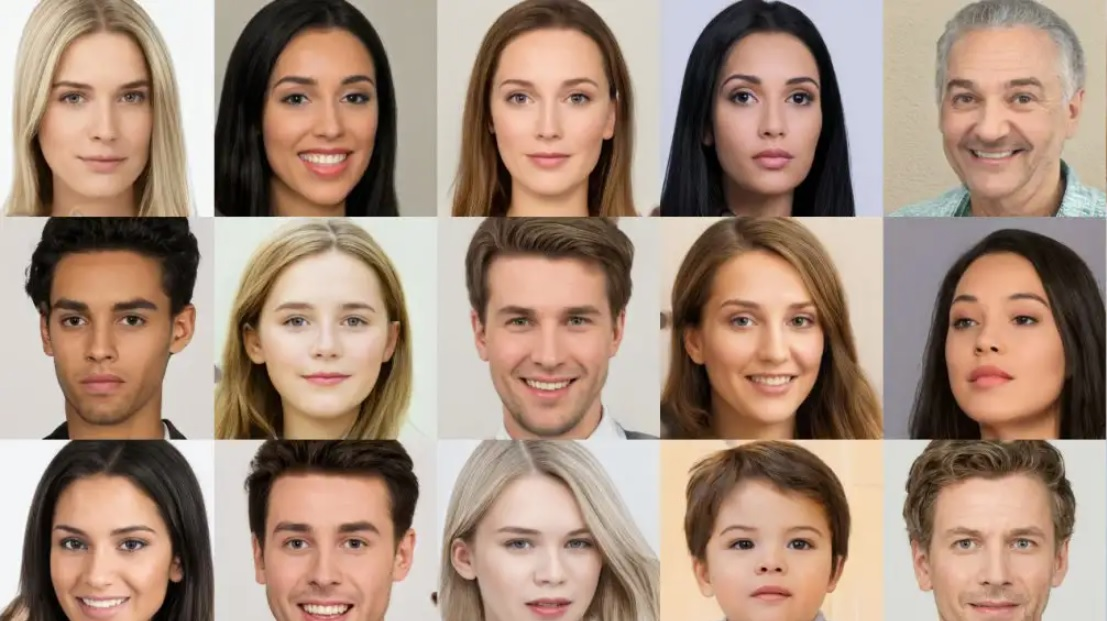
#> input picture class/DA & ML 07/faces.jpg, 1107 x 621 px
$ python face_detection.py
#> lines starting #> are read from the running program, lines starting #| are printed output that depends on the picture; after the words box and inside, x2 and y2 are one past the last pixel; in counts of white or black regions, pixels touching at a corner belong together
import cv2 as cv

img = cv.imread("faces.jpg")
#> img is the input picture: shape (621, 1107, 3); mean B, G, R 124.7, 141.5, 166.5


face_detector = cv.CascadeClassifier("haarcascade_eye.xml")


faces = face_detector.detectMultiScale(img, 1.1, 3)
#> faces = 40 rows, first 6: [970, 4, 24, 24], [55, 82, 32, 32], [114, 81, 32, 32], [335, 80, 36, 36], [498, 78, 37, 37], [558, 79, 37, 37]

print(faces)
#> (printed output is left out)
print(len(faces))
#| 40

for x,y,w,h in faces:
    cv.rectangle(img, (x,y), (x+w,y+h), (255,0,0), 1)
#> this loop made 40 passes
#> (x, y, w, h) on passes 1 to 12: (970, 4, 24, 24), (55, 82, 32, 32), (114, 81, 32, 32), (335, 80, 36, 36), (498, 78, 37, 37), (558, 79, 37, 37), (722, 78, 37, 37), (781, 81, 34, 34), (944, 78, 40, 40), (274, 78, 40, 40), (1000, 79, 40, 40), (755, 121, 23, 23)
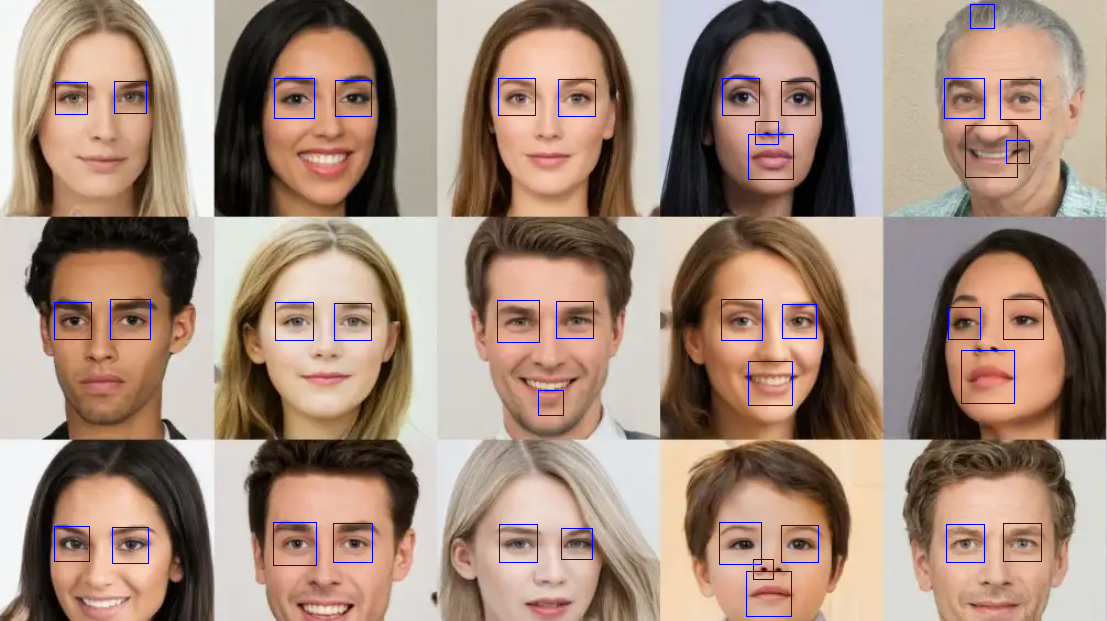
#> img: shape (621, 1107, 3); 0.86% of pixels changed, all inside (x1, y1, x2, y2) = (54, 4, 1044, 617)

cv.imshow("Faces", img)
cv.waitKey(0)
